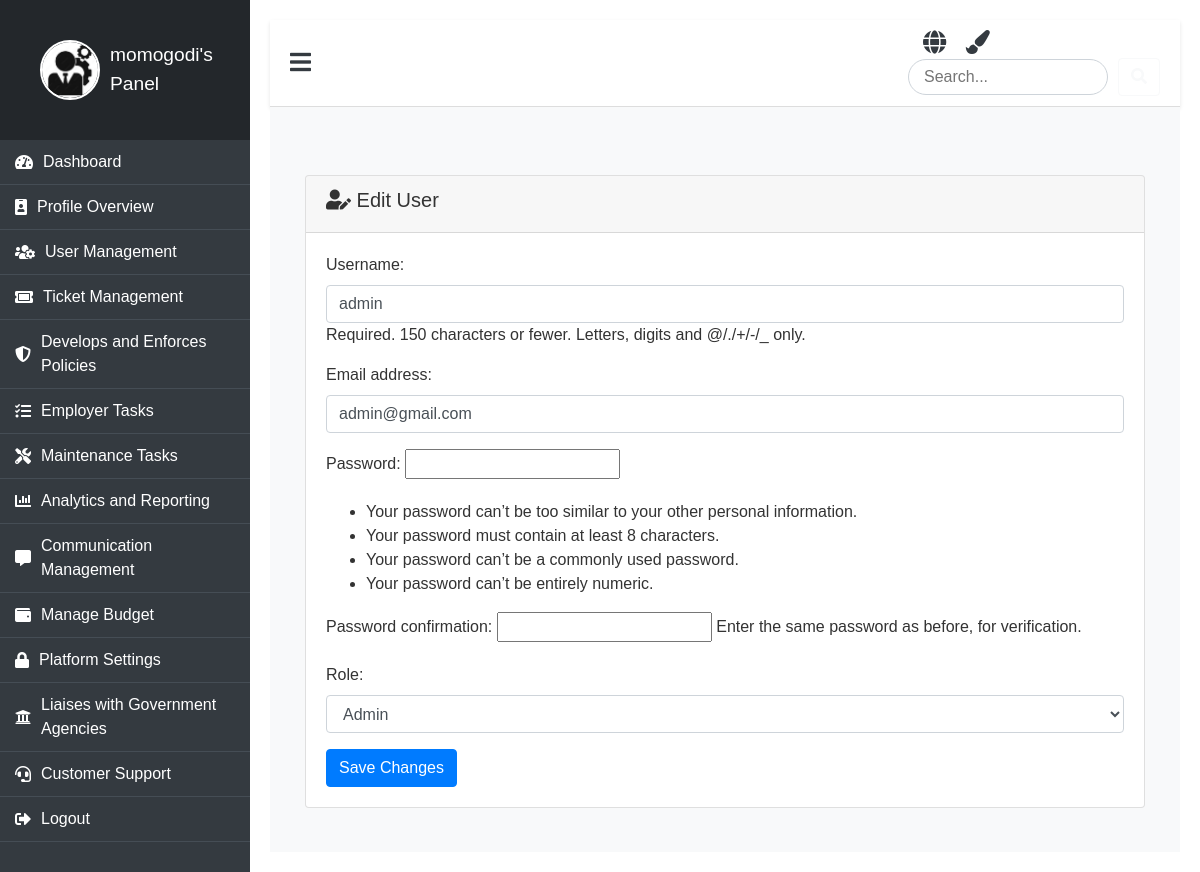
The page /edit-user/1/ (signed in) on the database its author committed.
### booking/models.py (models this page shows)
class CustomUser(AbstractUser):
    ROLE_CHOICES = (
        ('admin', 'Admin'),
        ('employer', 'Employer'),
        ('passenger', 'Passenger'),
        ('maintenance', 'Maintenance'),
    )
    role = models.CharField(max_length=30, choices=ROLE_CHOICES, default='passenger')
    profile_picture = models.ImageField(upload_to='profile_pictures/', blank=True, null=True)
    phone = models.CharField(max_length=15, default='0000000000')  # Provide a default value
    address = models.TextField(null=True, blank=True)  # Temporarily allow null

### booking/views.py (the view)
# urls.py: path('edit-user/<int:user_id>/', views.edit_user, name='edit_user'),
@login_required
def edit_user(request, user_id):
    user = get_object_or_404(CustomUser, id=user_id)
    if request.method == 'POST':
        form = RegistrationForm(request.POST, instance=user)
        if form.is_valid():
            form.save()
            return redirect('user_management')
    else:
        form = RegistrationForm(instance=user)
    return render(request, 'panel/admin/manage_user/edit_user.html', {'form': form})

### booking/forms.py
class RegistrationForm(UserCreationForm):
    ROLES = [
        ('admin', 'Admin'),
        ('employer', 'Employer'),
        ('passenger', 'Passenger'),
        ('maintenance', 'Maintenance'),
    ]
    role = forms.ChoiceField(choices=ROLES, widget=forms.Select(attrs={'class': 'form-control'}))
    class Meta:
        model = CustomUser
        fields = ['username', 'email', 'password1', 'password2', 'role']
        widgets = {
            'username': forms.TextInput(attrs={'class': 'form-control'}),
            'email': forms.EmailInput(attrs={'class': 'form-control'}),
            'password1': forms.PasswordInput(attrs={'class': 'form-control'}),
            'password2': forms.PasswordInput(attrs={'class': 'form-control'}),
        }

### booking/templates/panel/admin/manage_user/edit_user.html (shortened to what this page needs)
{% extends "panel/base/base_admin.html" %}
{% load static %}
{% block content %}
<div class="container mt-5">
    <div class="card mb-4">
        <div class="card-header">
            <h5><i class="fas fa-user-edit"></i> Edit User</h5>
        </div>
        <div class="card-body">
            <form method="post" action="{% url 'edit_user' user.id %}">
                {{ form.as_p }}
                <button type="submit" class="btn btn-primary">Save Changes</button>
            </form>
        </div>
    </div>
</div>
{% endblock %}

### booking/templates/panel/base/base_admin.html (shortened to what this page needs)
{% load static %}
<!DOCTYPE html>
<html lang="en">
<head>
    <link rel="stylesheet" href="https://stackpath.bootstrapcdn.com/bootstrap/4.5.2/css/bootstrap.min.css">
    <link rel="stylesheet" href="https://cdnjs.cloudflare.com/ajax/libs/font-awesome/5.15.3/css/all.min.css">
    <link rel="stylesheet" href="{% static 'css/clients.css' %}">
</head>
<body>
    <div class="dashboard">
        <div class="dashboard-nav">
            <header>
                <a href="{% url 'admin_panel' %}" class="brand-logo">
                    {% if user.profile_picture %}
                        <img src="{{ user.profile_picture.url }}" alt="{{ user.username }}'s profile picture" class="profile-pic" />
                    {% else %}
                        <img src="{% static 'image/why.jpeg' %}" alt="Default Avatar" class="profile-pic" />
                    {% endif %}
                    <span>{{ user.username }}'s Panel</span>
                </a>
            </header>
            <nav class="dashboard-nav-list">
                <a href="{% url 'admin_panel' %}" class="dashboard-nav-item"><i class="fas fa-tachometer-alt"></i> Dashboard</a>
                <a href="{% url 'profile_admin' %}" class="dashboard-nav-item"><i class="fas fa-id-badge"></i> Profile Overview</a>
                <a href="{% url 'user_management' %}" class="dashboard-nav-item"><i class="fas fa-users-cog"></i> User Management</a>
                <a href="{% url 'ticket_form' %}" class="dashboard-nav-item"><i class="fas fa-ticket-alt"></i> Ticket Management</a>
                <a href="{% url 'policy' %}" class="dashboard-nav-item"><i class="fas fa-shield-alt"></i> Develops and Enforces Policies</a>
                <a href="{% url 'employer_task_list' %}" class="dashboard-nav-item"><i class="fas fa-tasks"></i> Employer Tasks</a>
                <a href="{% url 'assign_task' %}" class="dashboard-nav-item"><i class="fas fa-tools"></i> Maintenance Tasks</a>
                <a href="#" class="dashboard-nav-item"><i class="fas fa-chart-bar"></i> Analytics and Reporting</a>
                <a href="{% url 'communication_list' %}" class="dashboard-nav-item"><i class="fas fa-comment-alt"></i> Communication Management</a>
                <a href="#" class="dashboard-nav-item"><i class="fas fa-wallet"></i> Manage Budget</a>
                <a href="{% url 'security' %}" class="dashboard-nav-item"><i class="fas fa-lock"></i> Platform Settings</a>
                <a href="{% url 'gov' %}" class="dashboard-nav-item"><i class="fas fa-university"></i> Liaises with Government Agencies</a>
                <a href="{% url 'manage_contact' %}" class="dashboard-nav-item"><i class="fas fa-headset"></i> Customer Support</a>
                <a href="{% url 'logout' %}" class="dashboard-nav-item"><i class="fas fa-sign-out-alt"></i> Logout</a>
            </nav>
        </div>
        <main class="dashboard-app">
            <header class="dashboard-toolbar">
                <a href="#!" class="menu-toggle"><i class="fas fa-bars"></i></a>
                <div class="header-icons">
                    <i class="fas fa-globe icon" title="Change Language" onclick="toggleLanguage()"></i>
                    <i class="fas fa-paint-brush icon" title="Change Theme" onclick="toggleTheme()"></i>
                    <div class="search-bar">
                        <input type="text" placeholder="Search..." aria-label="Search" />
                        <button class="btn btn-outline-light" type="button"><i class="fas fa-search"></i></button>
                    </div>
                </div>
            </header>
            <div class="dashboard-content">
                {% block content %}{% endblock %}
            </div>
        </main>
    </div>
</body>
</html>

### booking/static/css/clients.css (style rules this page uses)
body { font-family: 'Arial', sans-serif; background-color: #f8f9fa; color: #333; margin: 0; padding: 0; overflow-x: hidden; }
.dashboard { display: flex; min-height: 100vh; }
.dashboard-nav { width: 250px; background-color: #343a40; color: #fff; transition: width 0.4s ease, opacity 0.4s ease; opacity: 1; }
.dashboard-nav header { padding: 20px; display: flex; align-items: center; justify-content: flex-start; background-color: #23272b; text-align: left; }
.dashboard-nav .profile-pic { width: 60px; height: 60px; border-radius: 50%; margin-right: 10px; border: 2px solid #fff; }
.dashboard-nav .brand-logo { display: flex; align-items: center; font-size: 1.2rem; color: #fff; text-decoration: none; }
.dashboard-nav .brand-logo span { transition: opacity 0.4s ease; }
.dashboard-nav .dashboard-nav-list { padding: 0; margin: 0; list-style: none; }
.dashboard-nav-item { display: flex; align-items: center; padding: 15px; font-size: 1rem; color: #ddd; text-decoration: none; border-bottom: 1px solid #454d55; transition: background-color 0.3s ease; }
.dashboard-nav-item i { margin-right: 10px; }
.dashboard-app { flex-grow: 1; background-color: #fff; padding: 20px; transition: margin-left 0.4s ease; }
.dashboard-toolbar { display: flex; justify-content: space-between; align-items: center; padding: 10px 20px; background-color: #fff; border-bottom: 1px solid #ddd; box-shadow: 0 2px 4px rgba(0, 0, 0, 0.1); }
.dashboard-toolbar .menu-toggle { font-size: 1.5rem; cursor: pointer; color: #343a40; }
.header-icons .icon { margin-left: 15px; font-size: 1.3rem; color: #343a40; transition: color 0.3s ease; }
.search-bar input { width: 200px; border-radius: 20px; border: 1px solid #ced4da; padding: 5px 15px; transition: width 0.3s ease; }
.dashboard-content { padding: 20px; background-color: #f8f9fa; }
.dashboard-nav .brand-logo { animation: slideIn 1s ease-in-out; }
.dashboard-nav-item { position: relative; overflow: hidden; }
.dashboard-nav-item::before { content: ''; position: absolute; top: 0; left: 0; width: 100%; height: 100%; background-color: rgba(255, 255, 255, 0.2); transform: translateX(-100%); transition: transform 0.5s ease; }
.dashboard-app { animation: fadeIn 1s ease-in-out; }

### booking/templates/panel/base/base_admin.html (style rules this page uses)
body { background-color: #e9ecef; font-family: 'Arial', sans-serif; }
.dashboard-nav { background-color: #343a40; color: white; min-height: 100vh; }
.brand-logo { display: flex; align-items: center; color: white; padding: 20px; text-decoration: none; }
.brand-logo img { margin-right: 10px; }
.dashboard-nav-list a { color: white; display: flex; align-items: center; padding: 10px 15px; transition: background 0.3s; }
.header-icons .icon { margin-left: 15px; cursor: pointer; font-size: 1.5rem; }
.search-bar { display: flex; align-items: center; }
.search-bar input { border-radius: 20px; border: 1px solid #ced4da; padding: 5px 15px; width: 200px; margin-right: 10px; }
.dashboard-content { padding: 20px; }
.profile-pic { width: 50px; height: 50px; border-radius: 50%; margin-right: 10px; }

### rows shown on the page
CustomUser: username "momogodi"
CustomUser: username "admin", email "admin@gmail.com", role "Admin"
